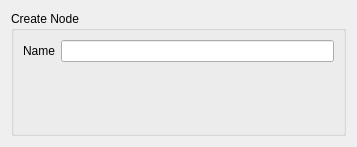
<ui version="4.0" >
 <class>CreateNodeWidget</class>
 <widget class="QWidget" name="CreateNodeWidget" >
  <property name="geometry" >
   <rect>
    <x>0</x>
    <y>0</y>
    <width>357</width>
    <height>147</height>
   </rect>
  </property>
  <property name="windowTitle" >
   <string>Form</string>
  </property>
  <layout class="QVBoxLayout" name="verticalLayout_2" >
   <item>
    <widget class="QGroupBox" name="mainGroupBox" >
     <property name="title" >
      <string>Create Node</string>
     </property>
     <layout class="QVBoxLayout" name="verticalLayout" >
      <item>
       <layout class="QHBoxLayout" name="horizontalLayout" >
        <item>
         <widget class="QLabel" name="nameLabel" >
          <property name="text" >
           <string>Name</string>
          </property>
         </widget>
        </item>
        <item>
         <widget class="QLineEdit" name="nameLineEdit" />
        </item>
       </layout>
      </item>
      <item>
       <spacer name="verticalSpacer" >
        <property name="orientation" >
         <enum>Qt::Vertical</enum>
        </property>
        <property name="sizeHint" stdset="0" >
         <size>
          <width>20</width>
          <height>38</height>
         </size>
        </property>
       </spacer>
      </item>
     </layout>
    </widget>
   </item>
  </layout>
 </widget>
 <resources/>
 <connections/>
</ui>
